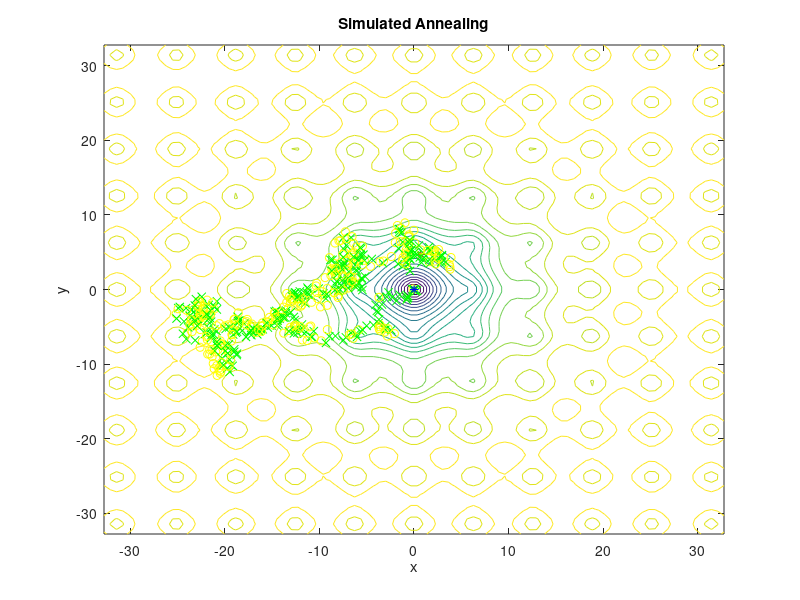
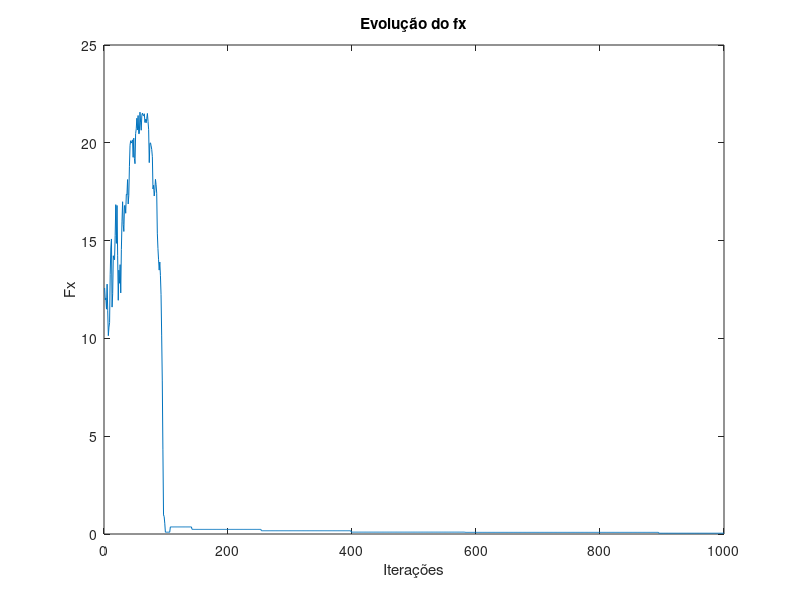
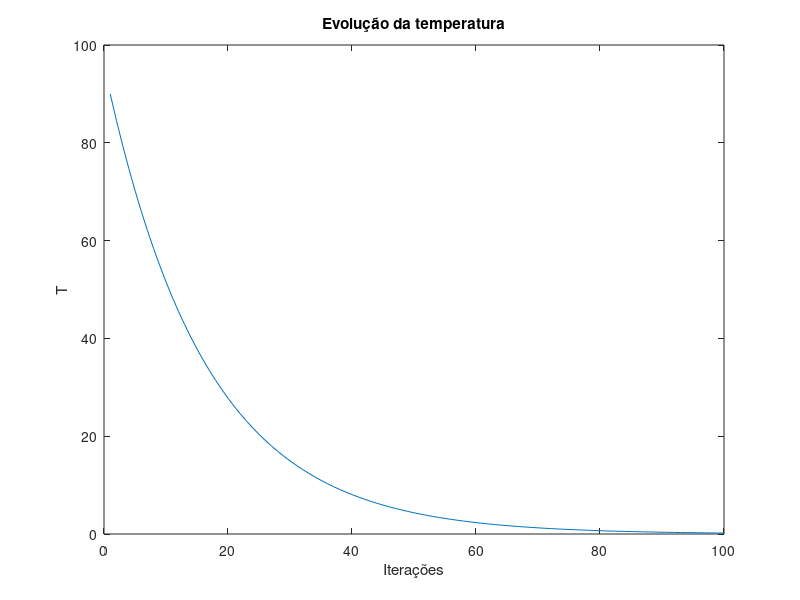
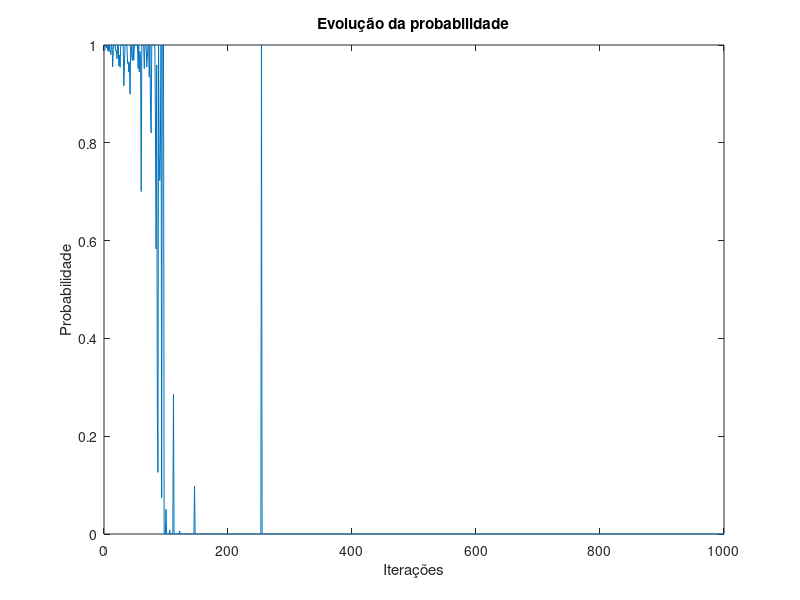

The MATLAB source for these figures, in order:

quality = @(x1,x2) -20*exp(-0.2*sqrt(1/2*(x1.^2+x2.^2)))-exp(1/2*(cos(x1)+cos(x2)))+ 20 + exp(1); %Função fornecida 

%Estabelecimento dos limites e design do gráfico%%%
x1 = linspace(-32.768,32.768,100);                %
x2 = linspace(-32.768,32.768,100);                %
[X1,X2] =  meshgrid(x1,x2);                       %
Fx = quality(X1,X2);                              %
contour(X1,X2,Fx,20);                             %
%%%%%%%%%%%%%%%%%%%%%%%%%%%%%%%%%%%%%%%%%%%%%%%%%%%

T = 90; %Inicialização da variável temperatura (para proceder-mos a uma analogia entre a temperatura de um metal
        %e este parâmetro ajustável do algoritmo, visto que este se baseia numa analogia deste tipo
 
r = (rand(1,2)-0.5)*2*32.768; %Gera uma matriz de 1 por 2 de números aleatórios entre -32.768 e 32.768

fx = quality(r(1), r(2)); %Cálculo do valor da qualidade da função segundo os valores gerados aleatóriamente

hold on %Retém o gráfico atual para que novos plots sejam realizados no mesmo gráfico do inicial

plot(r(1), r(2), 'r*') %Coloca a partícula no gráfico
xlabel('x') %Label do eixo dos x
ylabel('y') %Label do eixo dos y
title('Simulated Annealing') %Título do gráfico

n = 0; %t e n são variáveis inicializadas para que possamos estabelecer o número de iterações do ciclo
t = 1;

evo(t) = 0; %Inicialização da variável evo para verificarmos a evolução da qualidade da função, isto é, do fx
temp(t) = 0; %Inicialização da variável temp para verificarmos a evolução da temepratura, isto é, de T
probabilidade(t) = 0; %Inicialização da variável para verificarmos a evolução da probabilidade, isto é, do prob

while(t <= 1000) %Inicialização do ciclo while para que o algoritmo funcione

    n = 0; %Reinicialização da variável n para que o ciclo while seguinte seja percorrido 5 vezes por cada
           %vez que o ciclo while em que este se insere percorre

    while(n <= 5) %Inicilização de um segundo ciclo while
        
        r_new = r + (rand(1,2)-0.5)*2*1; %Geração de novas variáveis aleatórias na vizinhança das precedentes (r)
        
        r_new = max(min(r_new,32.768),-32.768); %Estabelecimento de um limite na geração das novas variáveis
                                                %para que estas não ultrapassem os limites do gráfico e não saiam                                          
                                                %do domínio deste
        
        fx_new = quality(r_new(1), r_new(2)); %Cálculo da qualidade da nova partícula que irá ser potencialmente gerada 
        
        deltaE = fx_new - fx; %Cálculo da variância da energia ao longo do ciclo

        prob = exp(-deltaE/T); %Cálculo da probabilidade de aceitação da nova partícula, que irá ser menor conforme
                               %o número de iterações
                               
        prob = max(min(prob,1),0); %Para que a probabilidade não ultrapasse 1, pois isso é matematicamente impossível
        
        if deltaE < 0 %Caso a amplitude das energias seja menor que 0, a nova partícula é automaticamente aceite e a
                      %anterior substituída pela nova
                      
            r = r_new; %As coordenadas aleatórias geradas anteriormente são substituídas pelas da nova partícula
            fx = fx_new; %A qualidade, ou fx, da partícula anterior é substituída pela da nova partícula
            plot(r(1), r(2), 'gx') %A nova partícula é colocada no gráfico
            
        elseif rand < prob %Caso a condição anterior não seja verificada, é feita uma nova verificação e garantida uma
                           %segunda oportunidade para que a partícula nova possa ser aceite. Se a probabilidade, 
                           %calculada anteriormente, for maior que um número gerado  aleatóriamente entre 0 e 1, 
                           %esta nova partícula, com fx maior que aanterior, o que não é o inicialmente pretendido, 
                           %é aceite e substitui a anterior
            
            r = r_new; %As coordenadas aleatórias geradas anteriormente são substituídas pelas da nova partícula
            fx = fx_new; %A qualidade, ou fx, da partícula anterior é substituída pela da nova partícula
            plot(r(1), r(2), 'yo') %A nova partícula é colocada no gráfico
           
        end %Fim da constraint if
        
            evo(t) = fx; %No final de cada ciclo, na matrix evo é registada a qualidade da partícula 
            n = n + 1; %A cada ciclo n incrementa 1 valor para que o ciclo while funcione corretamente
         
    end %Fim do ciclo while interno
    
       if t < 101 %Constraint para que só seja armazenada até à iteração 100 uma vez que a temperatura não decai mais
       temp(t) = T; %Registo da temperatura a cada ciclo, para que possa ser observada a sua evolução
       end %Fim do if
       
       probabilidade(t) = prob; % Registo da evolução da probabilidade a cada ciclo, para ser analisada
       
       T = 0.94*T; %Decaimento da temperatura ao longo do ciclo while, com um fator de 0,94
       
       t = t + 1; %A cada ciclo t incrementa 1 valor para que o ciclo while funcione corretamente
       
end %Fim do ciclo while externo

plot(r(1),r(2),'b*') %Partícula melhor, ou seja, com o menor valor de fx econtrada é colocada no gráfico
                     %com uma cor diferente das outras, para que possa ser facilmente identificada como a melhor

hold off %Liberta o gráfico que estava atualmente retido

figure %Figure cria uma nova janela com uma nova figura, no nosso caso um gráfico para que possamos inserir os dados
plot(evo) %Insere os dados da evolução do fx
ylabel('Fx') %Label do eixo dos y
xlabel('Iterações') %Label do eixo dos x-
title('Evolução do fx') %Título do gráfico

figure 
plot(temp) %Insere os dados da evolução da temperatura
ylabel('T') %Label do eixo dos y
xlabel('Iterações') %Label do eixo dos x
title('Evolução da temperatura') %Título do gráfico

figure
plot(probabilidade) %Insere os dados da evolução da probabilidade
ylabel('Probabilidade') %Label do eixo dos y
xlabel('Iterações') %Label do eixo dos x
title('Evolução da probabilidade') %Título do gráfico